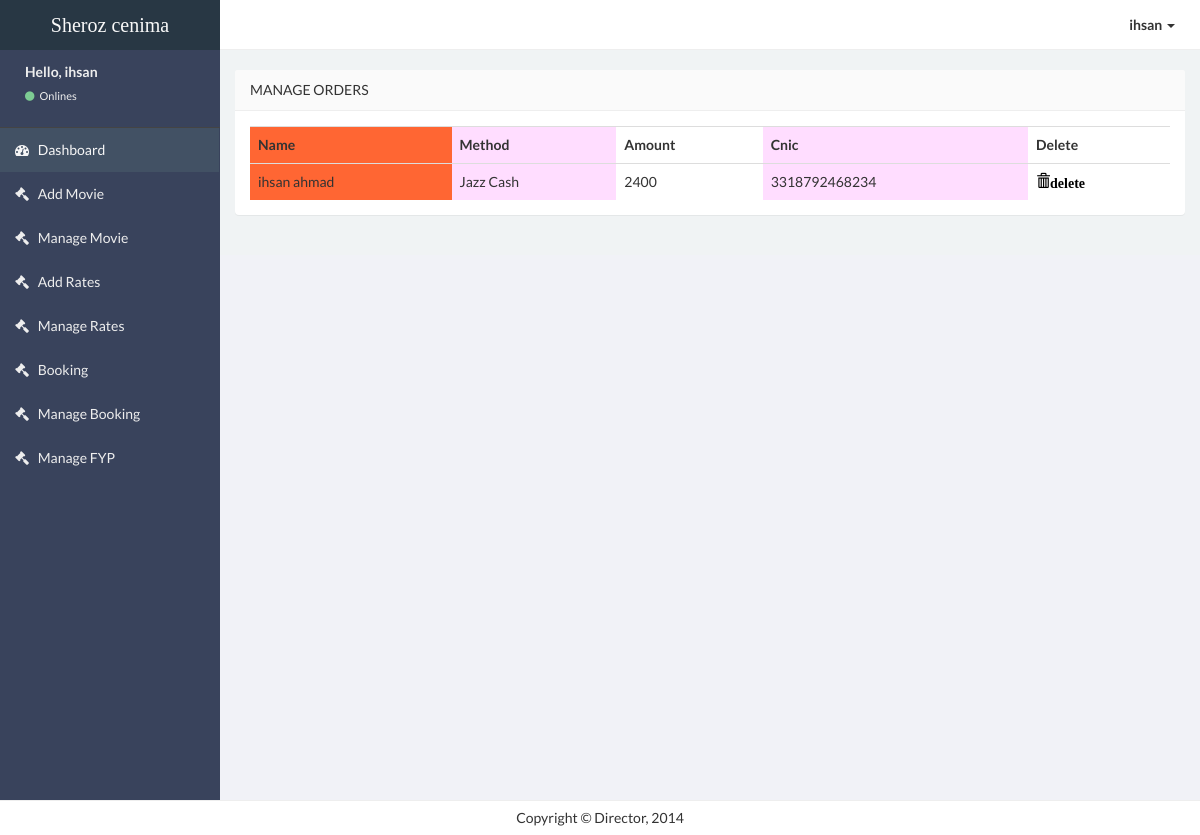
Page /admin/Director-free/order.php (signed in) on the committed database.
### tables this page shows
CREATE TABLE `payments` (
  `id` int(11) NOT NULL,
  `name` varchar(50) NOT NULL,
  `method` varchar(50) NOT NULL,
  `card_number` varchar(50) NOT NULL,
  `pin` varchar(100) NOT NULL,
  `cnic` varchar(100) NOT NULL,
  `amount` varchar(100) NOT NULL
);

### admin/Director-free/connection.php (called while the page is built, shortened)
<?php
$con = mysqli_connect("localhost" , "root" , "" , "php_ticketbooking");
$userid = $_SESSION['id'];
$selectuser = "select * from login where id = '$userid'";
$runuser = mysqli_query($con,$selectuser);
$datauser = mysqli_fetch_array($runuser);
?>

### admin/Director-free/order.php (the view, shortened to what this page needs)
<?php include "connection.php" ?>
<!DOCTYPE html>
<html>
<?php include "head.php" ?>
    <body class="skin-black">
<?php include "navbar.php" ?>
<?php include "sidebar.php" ?>
            <aside class="right-side">
                <section class="content">
                    <div class="row">
                      <div class="col-lg-12">
                          <section class="panel">
                              <header class="panel-heading">
                                  Manage Orders
                              </header>
                              <div class="panel-body table-responsive">
                                  <table class="table table-hover">
                                         <tr>
                                         <th style="background-color:#F63;">Name</th>
                                         <th style="background-color:#FDF;">Method</th>
                                         <th>Amount</th>
                                         <th style="background-color:#FDF;">Cnic</th>
                                         <th>Delete</th>
                                         </tr>
                                         <tr>
<?php
    $select = "select * from payments order by id desc";
    $res = mysqli_query($con, $select);
while ($data = mysqli_fetch_array($res))
{
?>
                               <td style="background-color:#F63;"><?php echo $data['name']; ?></td>
                               <td style="background-color:#FDF;"><?php echo $data['method']; ?></td>
                               <td><?php echo $data['amount']; ?></td>
                               <td style="background-color:#FDF;"><?php echo $data['cnic']; ?></td>
                               <td><a href="delete_order.php?uid=<?php echo $data['id']; ?>"><span class="glyphicon                               glyphicon-trash" style="color:#000"><strong>delete</strong></span></a></td>
                                </tr>
<?php
}
?>
</table>
</div>
                                </div>
                            </section>
                        </div>
            <div class="footer-main">
                Copyright &copy Director, 2014
            </div>
    </body>
</html>

### admin/Director-free/navbar.php (shortened to what this page needs)
<header class="header">
    <a href="index.php" class="logo">
        Sheroz cenima
    </a>
    <nav class="navbar navbar-static-top" role="navigation">
        <div class="navbar-right">
            <ul class="nav navbar-nav">
                <li class="dropdown user user-menu">
                    <a href="#" class="dropdown-toggle" data-toggle="dropdown">
                        <span><?php echo $datauser['username']; ?> <i class="caret"></i></span>
                    </a>
                </li>
            </ul>
        </div>
    </nav>
</header>

### admin/Director-free/sidebar.php (shortened to what this page needs)
<div class="wrapper row-offcanvas row-offcanvas-left">
    <aside class="left-side sidebar-offcanvas">
        <section class="sidebar">
            <div class="user-panel">
                <div class="pull-left info">
                    <p>Hello, <?php echo $datauser['username']; ?></p>
                    <a href="#"><i class="fa fa-circle text-success"></i> Onlines</a>
                </div>
            </div>
            <ul class="sidebar-menu">
                <li class="active">
                    <a href="index.php">
                        <i class="fa fa-dashboard"></i> <span>Dashboard</span>
                    </a>
                </li>
                <li>
                    <a href="add_catagory.php">
                        <i class="fa fa-gavel"></i> <span>Add Movie</span>
                    </a>
                </li>
                <li>
                    <a href="manage_catagory.php">
                        <i class="fa fa-gavel"></i> <span>Manage Movie</span>
                    </a>
                </li>
                <li>
                    <a href="add_sub_catagory.php">
                        <i class="fa fa-gavel"></i> <span>Add Rates</span>
                    </a>
                </li>
                <li>
                    <a href="manage_sub_catagory.php">
                        <i class="fa fa-gavel"></i> <span>Manage Rates</span>
                    </a>
                </li>
                <li>
                    <a href="add_product.php">
                        <i class="fa fa-gavel"></i> <span>Booking</span>
                    </a>
                </li>
                <li>
                    <a href="manage_product.php">
                        <i class="fa fa-gavel"></i> <span>Manage Booking</span>
                    </a>
                </li>
                <li>
                    <a href="testing.php">
                        <i class="fa fa-gavel"></i> <span>Manage FYP</span>
                    </a>
                </li>
            </ul>
        </section>
    </aside>

### rows in the picture
payments: name "ihsan ahmad", method "Jazz Cash", amount "2400", cnic "3318792468234"

### other values in the picture
$datauser['username'] "ihsan"
